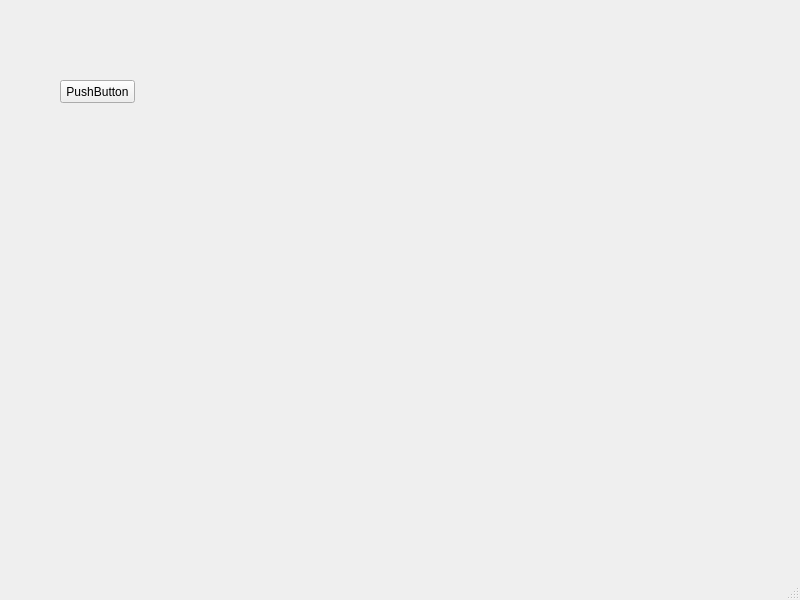
<?xml version="1.0" encoding="UTF-8"?>
<ui version="4.0">
 <class>MainWindow</class>
 <widget class="QMainWindow" name="MainWindow">
  <property name="geometry">
   <rect>
    <x>0</x>
    <y>0</y>
    <width>800</width>
    <height>600</height>
   </rect>
  </property>
  <property name="windowTitle">
   <string>MainWindow</string>
  </property>
  <widget class="QWidget" name="centralwidget">
   <widget class="QPushButton" name="pushButton">
    <property name="geometry">
     <rect>
      <x>60</x>
      <y>80</y>
      <width>75</width>
      <height>23</height>
     </rect>
    </property>
    <property name="text">
     <string>PushButton</string>
    </property>
   </widget>
  </widget>
  <widget class="QMenuBar" name="menubar">
   <property name="geometry">
    <rect>
     <x>0</x>
     <y>0</y>
     <width>800</width>
     <height>23</height>
    </rect>
   </property>
  </widget>
  <widget class="QStatusBar" name="statusbar"/>
 </widget>
 <resources/>
 <connections/>
</ui>
